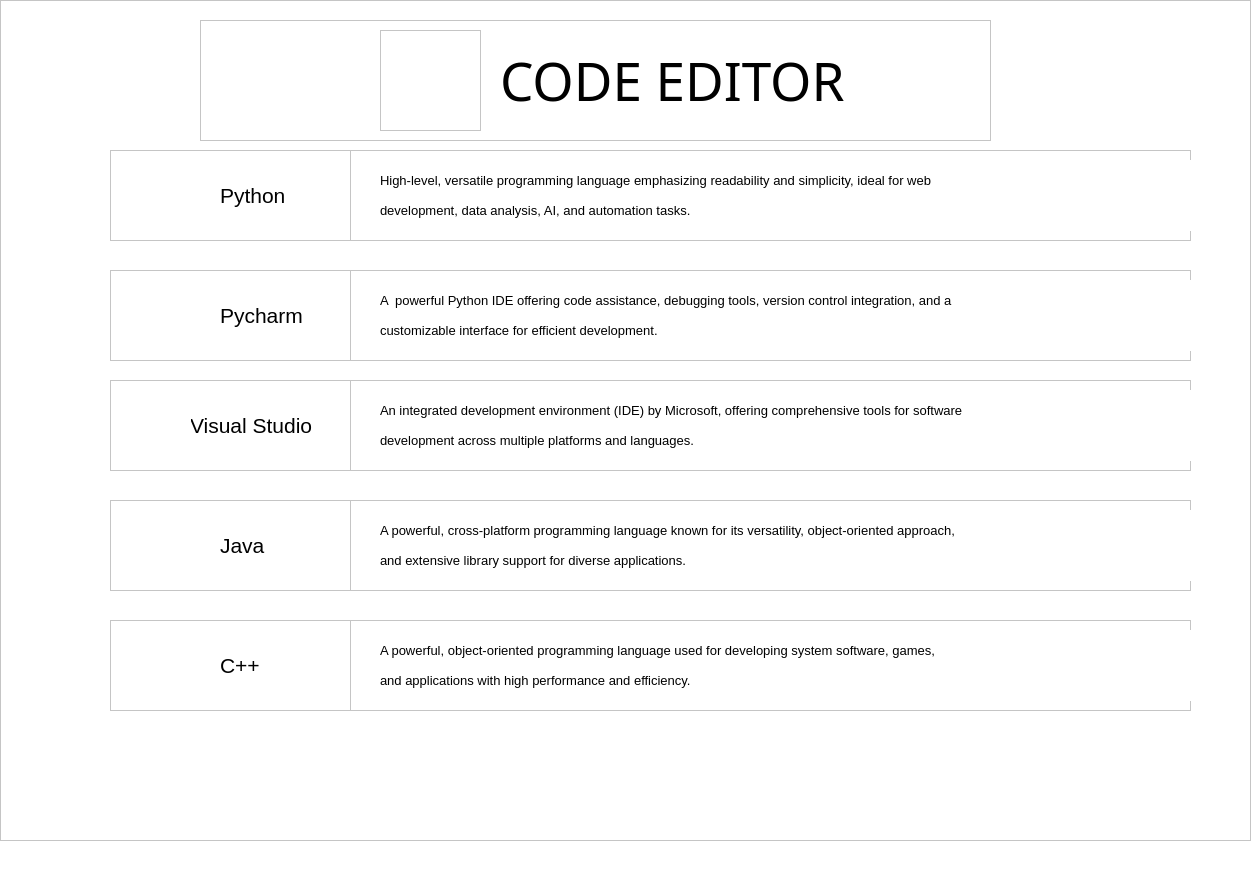
<?xml version="1.0" encoding="UTF-8"?>
<ui version="4.0">
 <class>MainWindow</class>
 <widget class="QMainWindow" name="MainWindow">
  <property name="geometry">
   <rect>
    <x>0</x>
    <y>0</y>
    <width>1258</width>
    <height>880</height>
   </rect>
  </property>
  <property name="windowTitle">
   <string>MainWindow</string>
  </property>
  <property name="styleSheet">
   <string notr="true">background-color: rgb(255, 255, 255);</string>
  </property>
  <widget class="QWidget" name="centralwidget">
   <widget class="QFrame" name="frame">
    <property name="geometry">
     <rect>
      <x>0</x>
      <y>0</y>
      <width>1251</width>
      <height>841</height>
     </rect>
    </property>
    <property name="frameShape">
     <enum>QFrame::StyledPanel</enum>
    </property>
    <property name="frameShadow">
     <enum>QFrame::Raised</enum>
    </property>
    <widget class="QFrame" name="frame_8">
     <property name="geometry">
      <rect>
       <x>200</x>
       <y>20</y>
       <width>791</width>
       <height>121</height>
      </rect>
     </property>
     <property name="frameShape">
      <enum>QFrame::StyledPanel</enum>
     </property>
     <property name="frameShadow">
      <enum>QFrame::Raised</enum>
     </property>
     <widget class="QLabel" name="label">
      <property name="geometry">
       <rect>
        <x>300</x>
        <y>20</y>
        <width>461</width>
        <height>81</height>
       </rect>
      </property>
      <property name="font">
       <font>
        <family>Bauhaus 93</family>
        <pointsize>40</pointsize>
       </font>
      </property>
      <property name="text">
       <string>CODE EDITOR</string>
      </property>
     </widget>
     <widget class="QFrame" name="frame_7">
      <property name="geometry">
       <rect>
        <x>180</x>
        <y>10</y>
        <width>101</width>
        <height>101</height>
       </rect>
      </property>
      <property name="styleSheet">
       <string notr="true">image: url(:/code_editor/code.png);</string>
      </property>
      <property name="frameShape">
       <enum>QFrame::StyledPanel</enum>
      </property>
      <property name="frameShadow">
       <enum>QFrame::Raised</enum>
      </property>
     </widget>
    </widget>
    <widget class="QFrame" name="frame_10">
     <property name="geometry">
      <rect>
       <x>110</x>
       <y>150</y>
       <width>1081</width>
       <height>91</height>
      </rect>
     </property>
     <property name="frameShape">
      <enum>QFrame::StyledPanel</enum>
     </property>
     <property name="frameShadow">
      <enum>QFrame::Raised</enum>
     </property>
     <widget class="QLabel" name="label_14">
      <property name="geometry">
       <rect>
        <x>110</x>
        <y>30</y>
        <width>121</width>
        <height>31</height>
       </rect>
      </property>
      <property name="font">
       <font>
        <pointsize>16</pointsize>
       </font>
      </property>
      <property name="text">
       <string>Python</string>
      </property>
     </widget>
     <widget class="QFrame" name="frame_16">
      <property name="geometry">
       <rect>
        <x>240</x>
        <y>0</y>
        <width>841</width>
        <height>91</height>
       </rect>
      </property>
      <property name="frameShape">
       <enum>QFrame::StyledPanel</enum>
      </property>
      <property name="frameShadow">
       <enum>QFrame::Raised</enum>
      </property>
      <widget class="QLabel" name="label_27">
       <property name="geometry">
        <rect>
         <x>30</x>
         <y>10</y>
         <width>831</width>
         <height>41</height>
        </rect>
       </property>
       <property name="font">
        <font>
         <pointsize>10</pointsize>
        </font>
       </property>
       <property name="text">
        <string>High-level, versatile programming language emphasizing readability and simplicity, ideal for web </string>
       </property>
      </widget>
      <widget class="QLabel" name="label_28">
       <property name="geometry">
        <rect>
         <x>30</x>
         <y>40</y>
         <width>831</width>
         <height>41</height>
        </rect>
       </property>
       <property name="font">
        <font>
         <pointsize>10</pointsize>
        </font>
       </property>
       <property name="text">
        <string>development, data analysis, AI, and automation tasks.</string>
       </property>
      </widget>
     </widget>
     <widget class="QPushButton" name="push_code_editor_1">
      <property name="geometry">
       <rect>
        <x>10</x>
        <y>10</y>
        <width>91</width>
        <height>71</height>
       </rect>
      </property>
      <property name="styleSheet">
       <string notr="true">
border: none</string>
      </property>
      <property name="text">
       <string/>
      </property>
      <property name="icon">
       <iconset resource="res_code.qrc">
        <normaloff>:/code_editor/py_logo.png</normaloff>:/code_editor/py_logo.png</iconset>
      </property>
      <property name="iconSize">
       <size>
        <width>80</width>
        <height>70</height>
       </size>
      </property>
     </widget>
    </widget>
    <widget class="QFrame" name="frame_11">
     <property name="geometry">
      <rect>
       <x>110</x>
       <y>620</y>
       <width>1081</width>
       <height>91</height>
      </rect>
     </property>
     <property name="frameShape">
      <enum>QFrame::StyledPanel</enum>
     </property>
     <property name="frameShadow">
      <enum>QFrame::Raised</enum>
     </property>
     <widget class="QLabel" name="label_15">
      <property name="geometry">
       <rect>
        <x>110</x>
        <y>30</y>
        <width>121</width>
        <height>31</height>
       </rect>
      </property>
      <property name="font">
       <font>
        <pointsize>16</pointsize>
       </font>
      </property>
      <property name="text">
       <string>C++</string>
      </property>
     </widget>
     <widget class="QFrame" name="frame_17">
      <property name="geometry">
       <rect>
        <x>240</x>
        <y>0</y>
        <width>841</width>
        <height>91</height>
       </rect>
      </property>
      <property name="frameShape">
       <enum>QFrame::StyledPanel</enum>
      </property>
      <property name="frameShadow">
       <enum>QFrame::Raised</enum>
      </property>
      <widget class="QLabel" name="label_29">
       <property name="geometry">
        <rect>
         <x>30</x>
         <y>10</y>
         <width>831</width>
         <height>41</height>
        </rect>
       </property>
       <property name="font">
        <font>
         <pointsize>10</pointsize>
        </font>
       </property>
       <property name="text">
        <string>A powerful, object-oriented programming language used for developing system software, games, </string>
       </property>
      </widget>
      <widget class="QLabel" name="label_30">
       <property name="geometry">
        <rect>
         <x>30</x>
         <y>40</y>
         <width>831</width>
         <height>41</height>
        </rect>
       </property>
       <property name="font">
        <font>
         <pointsize>10</pointsize>
        </font>
       </property>
       <property name="text">
        <string>and applications with high performance and efficiency.</string>
       </property>
      </widget>
     </widget>
     <widget class="QPushButton" name="push_code_editor_5">
      <property name="geometry">
       <rect>
        <x>10</x>
        <y>10</y>
        <width>91</width>
        <height>71</height>
       </rect>
      </property>
      <property name="styleSheet">
       <string notr="true">
border: none</string>
      </property>
      <property name="text">
       <string/>
      </property>
      <property name="icon">
       <iconset resource="res_code.qrc">
        <normaloff>:/code_editor/c++_logo.png</normaloff>:/code_editor/c++_logo.png</iconset>
      </property>
      <property name="iconSize">
       <size>
        <width>80</width>
        <height>70</height>
       </size>
      </property>
     </widget>
    </widget>
    <widget class="QFrame" name="frame_12">
     <property name="geometry">
      <rect>
       <x>110</x>
       <y>270</y>
       <width>1081</width>
       <height>91</height>
      </rect>
     </property>
     <property name="frameShape">
      <enum>QFrame::StyledPanel</enum>
     </property>
     <property name="frameShadow">
      <enum>QFrame::Raised</enum>
     </property>
     <widget class="QLabel" name="label_16">
      <property name="geometry">
       <rect>
        <x>110</x>
        <y>30</y>
        <width>121</width>
        <height>31</height>
       </rect>
      </property>
      <property name="font">
       <font>
        <pointsize>16</pointsize>
       </font>
      </property>
      <property name="text">
       <string>Pycharm</string>
      </property>
     </widget>
     <widget class="QFrame" name="frame_18">
      <property name="geometry">
       <rect>
        <x>240</x>
        <y>0</y>
        <width>841</width>
        <height>91</height>
       </rect>
      </property>
      <property name="frameShape">
       <enum>QFrame::StyledPanel</enum>
      </property>
      <property name="frameShadow">
       <enum>QFrame::Raised</enum>
      </property>
      <widget class="QLabel" name="label_31">
       <property name="geometry">
        <rect>
         <x>30</x>
         <y>10</y>
         <width>831</width>
         <height>41</height>
        </rect>
       </property>
       <property name="font">
        <font>
         <pointsize>10</pointsize>
        </font>
       </property>
       <property name="text">
        <string>A  powerful Python IDE offering code assistance, debugging tools, version control integration, and a </string>
       </property>
      </widget>
      <widget class="QLabel" name="label_32">
       <property name="geometry">
        <rect>
         <x>30</x>
         <y>40</y>
         <width>831</width>
         <height>41</height>
        </rect>
       </property>
       <property name="font">
        <font>
         <pointsize>10</pointsize>
        </font>
       </property>
       <property name="text">
        <string>customizable interface for efficient development.</string>
       </property>
      </widget>
     </widget>
     <widget class="QPushButton" name="push_code_editor_2">
      <property name="geometry">
       <rect>
        <x>10</x>
        <y>10</y>
        <width>91</width>
        <height>71</height>
       </rect>
      </property>
      <property name="styleSheet">
       <string notr="true">
border: none</string>
      </property>
      <property name="text">
       <string/>
      </property>
      <property name="icon">
       <iconset resource="res_code.qrc">
        <normaloff>:/code_editor/pycharm_logo.jpg</normaloff>:/code_editor/pycharm_logo.jpg</iconset>
      </property>
      <property name="iconSize">
       <size>
        <width>80</width>
        <height>70</height>
       </size>
      </property>
     </widget>
    </widget>
    <widget class="QFrame" name="frame_14">
     <property name="geometry">
      <rect>
       <x>110</x>
       <y>500</y>
       <width>1081</width>
       <height>91</height>
      </rect>
     </property>
     <property name="frameShape">
      <enum>QFrame::StyledPanel</enum>
     </property>
     <property name="frameShadow">
      <enum>QFrame::Raised</enum>
     </property>
     <widget class="QLabel" name="label_18">
      <property name="geometry">
       <rect>
        <x>110</x>
        <y>30</y>
        <width>121</width>
        <height>31</height>
       </rect>
      </property>
      <property name="font">
       <font>
        <pointsize>16</pointsize>
       </font>
      </property>
      <property name="text">
       <string>Java</string>
      </property>
     </widget>
     <widget class="QFrame" name="frame_20">
      <property name="geometry">
       <rect>
        <x>240</x>
        <y>0</y>
        <width>841</width>
        <height>91</height>
       </rect>
      </property>
      <property name="frameShape">
       <enum>QFrame::StyledPanel</enum>
      </property>
      <property name="frameShadow">
       <enum>QFrame::Raised</enum>
      </property>
      <widget class="QLabel" name="label_35">
       <property name="geometry">
        <rect>
         <x>30</x>
         <y>10</y>
         <width>831</width>
         <height>41</height>
        </rect>
       </property>
       <property name="font">
        <font>
         <pointsize>10</pointsize>
        </font>
       </property>
       <property name="text">
        <string>A powerful, cross-platform programming language known for its versatility, object-oriented approach, </string>
       </property>
      </widget>
      <widget class="QLabel" name="label_36">
       <property name="geometry">
        <rect>
         <x>30</x>
         <y>40</y>
         <width>831</width>
         <height>41</height>
        </rect>
       </property>
       <property name="font">
        <font>
         <pointsize>10</pointsize>
        </font>
       </property>
       <property name="text">
        <string>and extensive library support for diverse applications.</string>
       </property>
      </widget>
     </widget>
     <widget class="QPushButton" name="push_code_editor_4">
      <property name="geometry">
       <rect>
        <x>10</x>
        <y>10</y>
        <width>91</width>
        <height>71</height>
       </rect>
      </property>
      <property name="styleSheet">
       <string notr="true">
border: none</string>
      </property>
      <property name="text">
       <string/>
      </property>
      <property name="icon">
       <iconset resource="res_code.qrc">
        <normaloff>:/code_editor/java_logo.png</normaloff>:/code_editor/java_logo.png</iconset>
      </property>
      <property name="iconSize">
       <size>
        <width>80</width>
        <height>70</height>
       </size>
      </property>
     </widget>
    </widget>
    <widget class="QFrame" name="frame_13">
     <property name="geometry">
      <rect>
       <x>110</x>
       <y>380</y>
       <width>1081</width>
       <height>91</height>
      </rect>
     </property>
     <property name="frameShape">
      <enum>QFrame::StyledPanel</enum>
     </property>
     <property name="frameShadow">
      <enum>QFrame::Raised</enum>
     </property>
     <widget class="QLabel" name="label_17">
      <property name="geometry">
       <rect>
        <x>80</x>
        <y>30</y>
        <width>151</width>
        <height>31</height>
       </rect>
      </property>
      <property name="font">
       <font>
        <pointsize>16</pointsize>
       </font>
      </property>
      <property name="text">
       <string>Visual Studio</string>
      </property>
     </widget>
     <widget class="QFrame" name="frame_19">
      <property name="geometry">
       <rect>
        <x>240</x>
        <y>0</y>
        <width>841</width>
        <height>91</height>
       </rect>
      </property>
      <property name="frameShape">
       <enum>QFrame::StyledPanel</enum>
      </property>
      <property name="frameShadow">
       <enum>QFrame::Raised</enum>
      </property>
      <widget class="QLabel" name="label_33">
       <property name="geometry">
        <rect>
         <x>30</x>
         <y>10</y>
         <width>831</width>
         <height>41</height>
        </rect>
       </property>
       <property name="font">
        <font>
         <pointsize>10</pointsize>
        </font>
       </property>
       <property name="text">
        <string>An integrated development environment (IDE) by Microsoft, offering comprehensive tools for software </string>
       </property>
      </widget>
      <widget class="QLabel" name="label_34">
       <property name="geometry">
        <rect>
         <x>30</x>
         <y>40</y>
         <width>831</width>
         <height>41</height>
        </rect>
       </property>
       <property name="font">
        <font>
         <pointsize>10</pointsize>
        </font>
       </property>
       <property name="text">
        <string>development across multiple platforms and languages.</string>
       </property>
      </widget>
     </widget>
     <widget class="QPushButton" name="push_code_editor_3">
      <property name="geometry">
       <rect>
        <x>10</x>
        <y>10</y>
        <width>71</width>
        <height>71</height>
       </rect>
      </property>
      <property name="styleSheet">
       <string notr="true">
border: none</string>
      </property>
      <property name="text">
       <string/>
      </property>
      <property name="icon">
       <iconset resource="res_code.qrc">
        <normaloff>:/code_editor/vs_logo.png</normaloff>:/code_editor/vs_logo.png</iconset>
      </property>
      <property name="iconSize">
       <size>
        <width>80</width>
        <height>70</height>
       </size>
      </property>
     </widget>
    </widget>
   </widget>
  </widget>
  <widget class="QMenuBar" name="menubar">
   <property name="geometry">
    <rect>
     <x>0</x>
     <y>0</y>
     <width>1258</width>
     <height>26</height>
    </rect>
   </property>
  </widget>
  <widget class="QStatusBar" name="statusbar"/>
 </widget>
 <resources>
  <include location="res_code.qrc"/>
 </resources>
 <connections/>
</ui>
